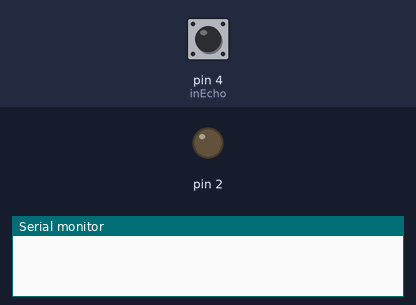
Recording of a sketch running on a simulated Arduino Uno, built with avr-gcc and run on an emulated ATmega328P. On the bench: output pins drawn as LEDs (lit = HIGH), the last lines printed to the serial monitor. The test bench sets the inputs (shaded band); at power-on: pin 4 (inEcho) LOW. Pins used as bus, display or sensor lines are not drawn.

Above: at 1.8 s.
1.9 s: pin 4 (inEcho) pulsed HIGH 5 times (0.12 s each, 0.3 s apart)
At 4.0 s:
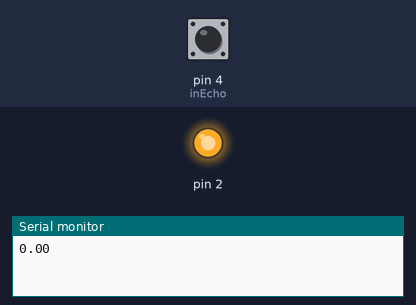
Timing chart, 0 to 5.7 s (numbered marks = the images above; inputs shaded):
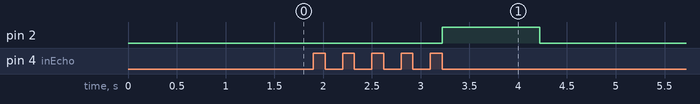

The sketch:

N_017.ino
```cpp
  /* Projeto Nº 17

  *
  * Author: Thiago Santos Tassinari
  * Data: 02/11/2020
  * Descrição do Projeto:

  <!----------------------------Sensor de estacionamento----------------------------->

	O buzzer vai tocar na hora que a distância do carro estiver no local proximo
    ao estacionamento

<!-----------------------Componentes necessários------------------------------------->

  - 1 Arduino UNO;
  - 1 Protoboard;
  - 1 sensor PIR (HC-SR04)
  - 1 Buzzer
  - Jumpers

<------------------------------------------------------------------------------------->
*/

// Declarando variáveis
int inEcho = 4;
int inTrig = 7;
int piezzo = 2;
float dist, temp;

void setup()
{
	Serial.begin(9600);
  	pinMode(2, OUTPUT);
  	pinMode(4, INPUT);
  	pinMode(7, OUTPUT);
}

void loop()
{
  digitalWrite(7, HIGH);
  delay(1000);
  digitalWrite(7, LOW);
  temp = pulseIn(4, HIGH);
  dist = temp * 0.01715;

if(dist >= 150)
{
  digitalWrite(2, 1);
  delay(1000);
  digitalWrite(2, 0);
  delay(1000);
}

else if(dist <= 149 && dist > 120)
{
  digitalWrite(2, 1);
  delay(1000);
  digitalWrite(2, 0);
  delay(1000);
}

else if(dist <= 119 && dist > 100)
{
  digitalWrite(2, 1);
  delay(500);
  digitalWrite(2, 0);
  delay(500);
}

else if(dist <= 99 && dist > 60)
{
  digitalWrite(2, 1);
  delay(250);
  digitalWrite(2, 0);
  delay(250);
}

else if(dist <= 59 && dist > 40)
{
  digitalWrite(2, 1);
  delay(5);
  digitalWrite(2, 0);
  delay(5);
}

  Serial.println(dist);
}
```

Measured:
- after the input at 1.9 s, pin 2: LOW → HIGH after 1.3 s, → LOW 1.0 s later
